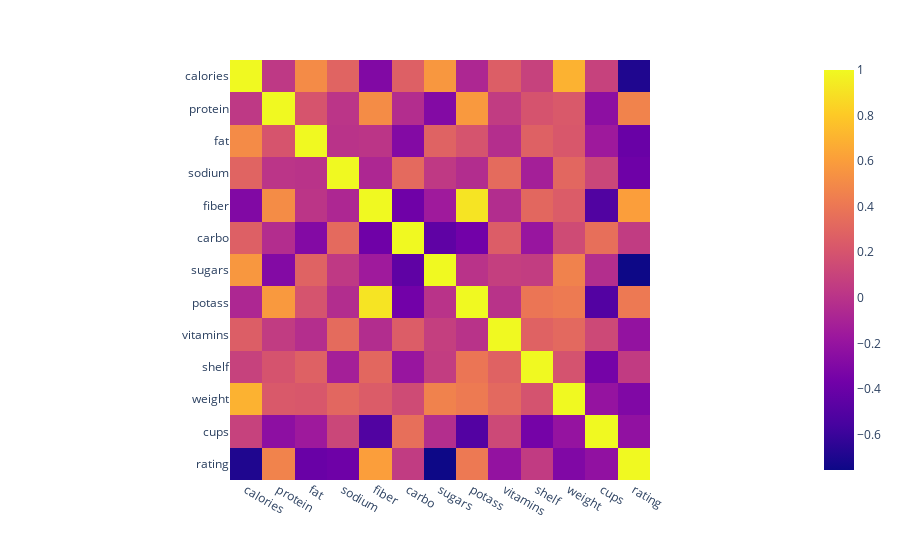

The notebook cell saved with this chart:
### Markdown cell above
And show a correlation heatmap with row/column labels:

- `with px do imshow using` a list containing
    - `corr`
    - freestyle `x=` followed by `from corr get columns`
    - freestyle `y=` followed by `from corr get columns`

### Code cell
px.imshow(corr,x= (corr.columns),y= (corr.columns))

#<xml xmlns="https://developers.google.com/blockly/xml"><variables><variable id="+yh,Zg{hON]zy6D~.rH#">px</variable><variable id="vYNmRXjfooN{J0xidPv?">corr</variable></variables><block type="varDoMethod" id="7PkTI5@+A6#C}J7CTmyF" x="100" y="139"><mutation items="3"></mutation><field name="VAR" id="+yh,Zg{hON]zy6D~.rH#">px</field><field name="MEMBER">imshow</field><data>px:imshow</data><value name="ADD0"><block type="variables_get" id="oD#~%FEm7XA2n_utVYLm"><field name="VAR" id="vYNmRXjfooN{J0xidPv?">corr</field></block></value><value name="ADD1"><block type="valueOutputCodeBlock" id=":t_8I]Jta6`=PjJMqfnX"><field name="CODE">x=</field><value name="INPUT"><block type="varGetProperty" id="ESKOX_Nb+D9I!5pw?qv|"><field name="VAR" id="vYNmRXjfooN{J0xidPv?">corr</field><field name="MEMBER">columns</field><data>corr:columns</data></block></value></block></value><value name="ADD2"><block type="valueOutputCodeBlock" id="_-z!n$Vy1i#Z6_Q@xLmb"><field name="CODE">y=</field><value name="INPUT"><block type="varGetProperty" id="O^K5p4t#x9FdrZ#63!$T"><field name="VAR" id="vYNmRXjfooN{J0xidPv?">corr</field><field name="MEMBER">columns</field><data>corr:columns</data></block></value></block></value></block></xml>

### Figure 1 — Plotly figure (JSON) as saved in the notebook; plotly's stock layout.template omitted (floating-point values rounded to 4 significant figures; data arrays with more than 128 entries replaced by an {"elided": "..."} marker saying what was removed)
{"data": [{"coloraxis": "coloraxis", "hovertemplate": "x: %{x}<br>y: %{y}<br>color: %{z}<extra></extra>", "name": "0", "type": "heatmap", "x": ["calories", "protein", "fat", "sodium", "fiber", "carbo", "sugars", "potass", "vitamins", "shelf", "weight", "cups", "rating"], "xaxis": "x", "y": ["calories", "protein", "fat", "sodium", "fiber", "carbo", "sugars", "potass", "vitamins", "shelf", "weight", "cups", "rating"], "yaxis": "y", "z": {"elided": "13x13 float values"}}], "layout": {"coloraxis": {"colorscale": [[0, "#0d0887"], [0.1111, "#46039f"], [0.2222, "#7201a8"], [0.3333, "#9c179e"], [0.4444, "#bd3786"], [0.5556, "#d8576b"], [0.6667, "#ed7953"], [0.7778, "#fb9f3a"], [0.8889, "#fdca26"], [1, "#f0f921"]]}, "margin": {"t": 60}, "xaxis": {"anchor": "y", "constrain": "domain", "domain": [0, 1], "scaleanchor": "y"}, "yaxis": {"anchor": "x", "autorange": "reversed", "constrain": "domain", "domain": [0, 1]}}}
